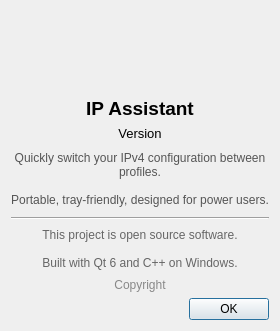
<?xml version="1.0" encoding="UTF-8"?>
<ui version="4.0">
 <class>AboutDialog</class>
 <widget class="QDialog" name="AboutDialog">
  <property name="windowTitle">
   <string>About</string>
  </property>
  <property name="modal">
   <bool>true</bool>
  </property>
  <property name="fixedSize">
   <size>
    <width>380</width>
    <height>420</height>
   </size>
  </property>
  <layout class="QVBoxLayout" name="rootLayout">
   <property name="leftMargin">24</property>
   <property name="topMargin">20</property>
   <property name="rightMargin">24</property>
   <property name="bottomMargin">14</property>
   <property name="spacing">8</property>
   <item>
    <widget class="QLabel" name="iconLabel">
     <property name="minimumSize">
      <size>
       <width>80</width>
       <height>80</height>
      </size>
     </property>
     <property name="maximumSize">
      <size>
       <width>80</width>
       <height>80</height>
      </size>
     </property>
     <property name="alignment">
      <set>Qt::AlignCenter</set>
     </property>
    </widget>
   </item>
   <item>
    <widget class="QLabel" name="titleLabel">
     <property name="text">
      <string>IP Assistant</string>
     </property>
     <property name="alignment">
      <set>Qt::AlignCenter</set>
     </property>
     <property name="font">
      <font>
       <pointsize>14</pointsize>
       <bold>true</bold>
      </font>
     </property>
    </widget>
   </item>
   <item>
    <widget class="QLabel" name="versionLabel">
     <property name="alignment">
      <set>Qt::AlignCenter</set>
     </property>
     <property name="text">
      <string>Version</string>
     </property>
     <property name="font">
      <font>
       <pointsize>10</pointsize>
      </font>
     </property>
    </widget>
   </item>
   <item>
    <widget class="QLabel" name="descLabel">
     <property name="alignment">
      <set>Qt::AlignCenter</set>
     </property>
     <property name="wordWrap">
      <bool>true</bool>
     </property>
     <property name="text">
      <string>Quickly switch your IPv4 configuration between profiles.

Portable, tray-friendly, designed for power users.</string>
     </property>
     <property name="font">
      <font>
       <pointsize>9</pointsize>
      </font>
     </property>
     <property name="styleSheet">
      <string>color: #555555; padding: 4px 0;</string>
     </property>
    </widget>
   </item>
   <item>
    <widget class="Line" name="line">
     <property name="orientation">
      <enum>Qt::Horizontal</enum>
     </property>
    </widget>
   </item>
   <item>
    <widget class="QLabel" name="opensourceLabel">
     <property name="alignment">
      <set>Qt::AlignCenter</set>
     </property>
     <property name="wordWrap">
      <bool>true</bool>
     </property>
     <property name="text">
      <string>This project is open source software.

Built with Qt 6 and C++ on Windows.</string>
     </property>
     <property name="font">
      <font>
       <pointsize>9</pointsize>
      </font>
     </property>
     <property name="styleSheet">
      <string>color: #666666; padding: 2px 0;</string>
     </property>
    </widget>
   </item>
   <item>
    <widget class="QLabel" name="copyrightLabel">
     <property name="alignment">
      <set>Qt::AlignCenter</set>
     </property>
     <property name="text">
      <string>Copyright</string>
     </property>
     <property name="font">
      <font>
       <pointsize>9</pointsize>
      </font>
     </property>
     <property name="styleSheet">
      <string>color: #888888;</string>
     </property>
    </widget>
   </item>
   <item>
    <spacer name="verticalSpacer">
     <property name="orientation">
      <enum>Qt::Vertical</enum>
     </property>
     <property name="sizeHint" stdset="0">
      <size>
       <width>20</width>
       <height>0</height>
      </size>
     </property>
    </spacer>
   </item>
   <item>
    <widget class="QDialogButtonBox" name="buttonBox">
     <property name="standardButtons">
      <set>QDialogButtonBox::Ok</set>
     </property>
    </widget>
   </item>
  </layout>
 </widget>
 <resources/>
 <connections>
  <connection>
   <sender>buttonBox</sender>
   <signal>accepted()</signal>
   <receiver>AboutDialog</receiver>
   <slot>accept()</slot>
  </connection>
 </connections>
</ui>
